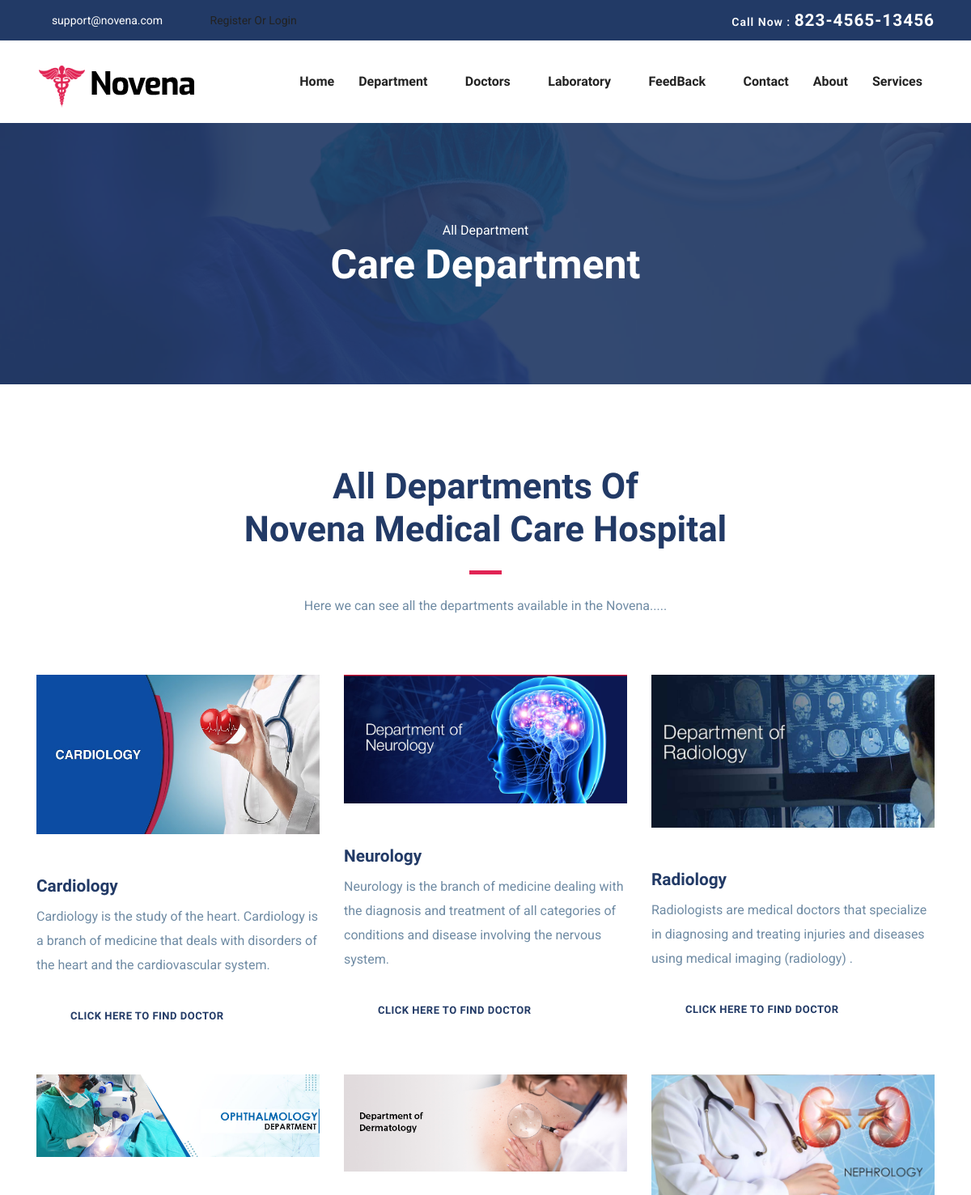
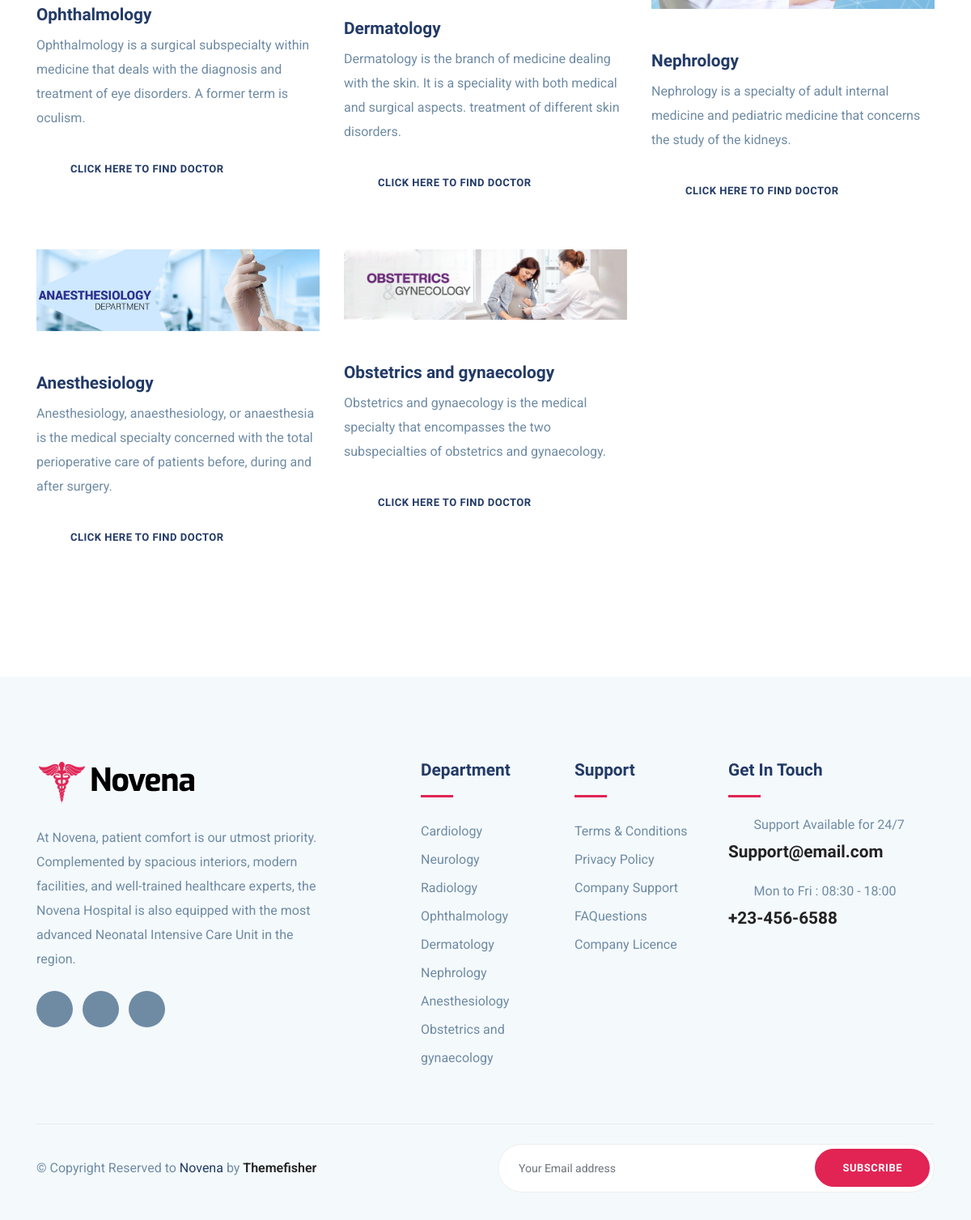
Page /HospitalFrontend/departmentpage/ on the committed database (2 pictures, top to bottom).
### HospitalBackend/models.py (models this page shows)
class DepDB(models.Model):
    Departmentname = models.CharField(max_length=100, null=True, blank=True)
    Description = models.TextField(max_length=300, null=True, blank=True)
    Services = models.TextField(max_length=300, null=True, blank=True)
    DepartmentImages = models.ImageField(upload_to="CategoryImage", null=True, blank=True)

### HospitalFrontend/views.py (the view)
# urls.py: path('departmentpage/', views.departmentpage, name="departmentpage"),
def departmentpage(request):
    dep = DepDB.objects.all()
    return render(request, "department.html", {'dep': dep})

### HospitalFrontend/templates/department.html (shortened to what this page needs)
<!DOCTYPE html>
{% load static %}
<html lang="zxx">
<head>
  <link rel="stylesheet" href="{% static 'hospital/plugins/bootstrap/css/bootstrap.min.css' %}">
  <link rel="stylesheet" href="{% static 'hospital/plugins/icofont/icofont.min.css' %}">
  <link rel="stylesheet" href="{% static 'hospital/plugins/slick-carousel/slick/slick.css' %}">
  <link rel="stylesheet" href="{% static 'hospital/plugins/slick-carousel/slick/slick-theme.css' %}">
  <link rel="stylesheet" href="{% static 'hospital/css/style.css' %}">
</head>
<body id="top">
<header>
	<div class="header-top-bar">
		<div class="container">
			<div class="row align-items-center">
				<div class="col-lg-6">
					<ul class="top-bar-info list-inline-item pl-0 mb-0">
						<li class="list-inline-item"><a href="mailto:support@gmail.com"><i class="icofont-support-faq mr-2"></i>support@novena.com</a></li>
						{% if request.session.Username %}
						<li class="list-inline-item"></li><a href="{% url 'logout' %}"><i class="icofont-location-pin mr-2"></i>{{request.session.Username}}/Logout</a></li>
						 {% else %}
						<li class="list-inline-item"></li><a href="{% url 'signuppage' %}" ><i class="icofont-location-pin mr-2 "></i>Register Or Login</a>
						{% endif %}
					</ul>
				</div>
				<div class="col-lg-6">
					<div class="text-lg-right top-right-bar mt-2 mt-lg-0">
						<a href="tel:+23-345-67890" >
							<span>Call Now : </span>
							<span class="h4">823-4565-13456</span>
						</a>
					</div>
				</div>
			</div>
		</div>
	</div>
	<nav class="navbar navbar-expand-lg navigation" id="navbar">
		<div class="container">
		 	 <a class="navbar-brand" href="index.html">
			  	<img src="{% static 'hospital/images/logo.png' %}" alt="" class="img-fluid">
			  </a>
		  <div class="collapse navbar-collapse" id="navbarmain">
			<ul class="navbar-nav ml-auto">
			  <li class="nav-item active">
				<a class="nav-link" href="{% url 'homepage' %}">Home</a>
			  </li>
			    <li class="nav-item dropdown">
					<a class="nav-link dropdown-toggle" href="department.html" id="dropdown02" data-toggle="dropdown" aria-haspopup="true" aria-expanded="false">Department <i class="icofont-thin-down"></i></a>
			  	</li>
			  	<li class="nav-item dropdown">
					<a class="nav-link dropdown-toggle" href="doctor.html" id="dropdown03" data-toggle="dropdown" aria-haspopup="true" aria-expanded="false">Doctors <i class="icofont-thin-down"></i></a>
			  	</li>
				<li class="nav-item dropdown">
					<a class="nav-link dropdown-toggle" href="doctor.html" id="dropdown03" data-toggle="dropdown" aria-haspopup="true" aria-expanded="false">Laboratory <i class="icofont-thin-down"></i></a>
			  	</li>
			   <li class="nav-item dropdown">
					<a class="nav-link dropdown-toggle" href="blog-sidebar.html" id="dropdown05" data-toggle="dropdown" aria-haspopup="true" aria-expanded="false">FeedBack <i class="icofont-thin-down"></i></a>
			  	</li>
			   <li class="nav-item"><a class="nav-link" href="{% url 'contactpage' %}">Contact</a></li>
				<li class="nav-item"><a class="nav-link" href="{% url 'aboutpage' %}">About</a></li>
			    <li class="nav-item"><a class="nav-link" href="{% url 'servicepage' %}">Services</a></li>
			</ul>
		  </div>
		</div>
	</nav>
</header>
	{% block content %}
<section class="page-title bg-1">
  <div class="container">
    <div class="row">
      <div class="col-md-12">
        <div class="block text-center">
          <span class="text-white">All Department</span>
          <h1 class="text-capitalize mb-5 text-lg">Care Department</h1>
        </div>
      </div>
    </div>
  </div>
</section>
<section class="section service-2">
	<div class="container">
		<div class="row justify-content-center">
			<div class="col-lg-7 text-center">
				<div class="section-title">
					<h2>All Departments Of  <br>Novena Medical Care Hospital</h2>
					<div class="divider mx-auto my-4"></div>
					<p>Here we can see all the departments available in the Novena.....</p>
				</div>
			</div>
		</div>
		<div class="row">
			{% for i in dep %}
			<div class="col-lg-4 col-md-12 ">
				<div class="department-block mb-5">
					<img src="{{i.DepartmentImages.url}}" alt="" class="img-fluid w-100" height="200px" width="200px"><br><br>
					<div class="content">
						<h4 class="mt-4 mb-2 title-color">{{i.Departmentname}}</h4>
						<p class="mb-4">{{i.Description}}</p>
						<form action="{% url 'filter_doctor' dep_name=i.Departmentname %}">
							<button class=" btn btn-outline-primary read-more cofont-simple-right ml-2"> Click here To Find Doctor </button>
						</form>
					</div>
				</div>
			</div>
{% endfor %}
				</div>
			</div>
</section>
{% endblock %}
<footer class="footer section gray-bg">
	<div class="container">
		<div class="row">
			<div class="col-lg-4 mr-auto col-sm-6">
				<div class="widget mb-5 mb-lg-0">
					<div class="logo mb-4">
						<img src="{% static 'hospital/images/logo.png' %}" alt="" class="img-fluid">
					</div>
					<p>At Novena, patient comfort is our utmost priority. Complemented by spacious interiors, modern facilities, and well-trained healthcare experts,
						the Novena Hospital is also equipped with the most advanced Neonatal Intensive Care Unit in the region.</p>
					<ul class="list-inline footer-socials mt-4">
						<li class="list-inline-item"><a href="https://www.facebook.com/themefisher"><i class="icofont-facebook"></i></a></li>
						<li class="list-inline-item"><a href="https://twitter.com/themefisher"><i class="icofont-twitter"></i></a></li>
						<li class="list-inline-item"><a href="https://www.pinterest.com/themefisher/"><i class="icofont-linkedin"></i></a></li>
					</ul>
				</div>
			</div>
			<div class="col-lg-2 col-md-6 col-sm-6">
				<div class="widget mb-5 mb-lg-0">
					<h4 class="text-capitalize mb-3">Department</h4>
					<div class="divider mb-4"></div>
					<ul class="list-unstyled footer-menu lh-35">
						<li><a href="#">Cardiology </a></li>
						<li><a href="#">Neurology</a></li>
						<li><a href="#">Radiology</a></li>
						<li><a href="#">Ophthalmology</a></li>
						<li><a href="#">Dermatology</a></li>
						<li><a href="#">Nephrology</a></li>
						<li><a href="#">Anesthesiology</a></li>
						<li><a href="#">Obstetrics and gynaecology</a></li>
					</ul>
				</div>
			</div>
			<div class="col-lg-2 col-md-6 col-sm-6">
				<div class="widget mb-5 mb-lg-0">
					<h4 class="text-capitalize mb-3">Support</h4>
					<div class="divider mb-4"></div>
					<ul class="list-unstyled footer-menu lh-35">
						<li><a href="#">Terms & Conditions</a></li>
						<li><a href="#">Privacy Policy</a></li>
						<li><a href="#">Company Support </a></li>
						<li><a href="#">FAQuestions</a></li>
						<li><a href="#">Company Licence</a></li>
					</ul>
				</div>
			</div>
			<div class="col-lg-3 col-md-6 col-sm-6">
				<div class="widget widget-contact mb-5 mb-lg-0">
					<h4 class="text-capitalize mb-3">Get in Touch</h4>
					<div class="divider mb-4"></div>
					<div class="footer-contact-block mb-4">
						<div class="icon d-flex align-items-center">
							<i class="icofont-email mr-3"></i>
							<span class="h6 mb-0">Support Available for 24/7</span>
						</div>
						<h4 class="mt-2"><a href="tel:+23-345-67890">Support@email.com</a></h4>
					</div>
					<div class="footer-contact-block">
						<div class="icon d-flex align-items-center">
							<i class="icofont-support mr-3"></i>
							<span class="h6 mb-0">Mon to Fri : 08:30 - 18:00</span>
						</div>
						<h4 class="mt-2"><a href="tel:+23-345-67890">+23-456-6588</a></h4>
					</div>
				</div>
			</div>
		</div>
		<div class="footer-btm py-4 mt-5">
			<div class="row align-items-center justify-content-between">
				<div class="col-lg-6">
					<div class="copyright">
						&copy; Copyright Reserved to <span class="text-color">Novena</span> by <a href="https://themefisher.com/" target="_blank">Themefisher</a>
					</div>
				</div>
				<div class="col-lg-6">
					<div class="subscribe-form text-lg-right mt-5 mt-lg-0">
						<form action="#" class="subscribe">
							<input type="text" class="form-control" placeholder="Your Email address">
							<a href="#" class="btn btn-main-2 btn-round-full">Subscribe</a>
						</form>
					</div>
				</div>
			</div>
		</div>
	</div>
</footer>
  </body>
  </html>

### HospitalFrontend/static/hospital/css/style.css (style rules this page uses)
html { overflow-x: hidden; }
body { line-height: 1.6; font-family: "Roboto", sans-serif; -webkit-font-smoothing: antialiased; font-size: 16px; color: #6F8BA4; font-weight: 400; }
h1, .h1, h2, .h2, h3, .h3, h4, .h4, h5, .h5, h6, .h6 { font-family: "Exo", sans-serif; font-weight: 700; color: #222; }
h1, .h1 { font-size: 2.5rem; }
h2, .h2 { font-size: 44px; }
h4, .h4 { font-size: 1.3rem; line-height: 30px; }
h6, .h6 { font-size: 1rem; }
p { line-height: 30px; }
input[type="email"], input[type="password"], input[type="text"], input[type="tel"] { box-shadow: none; height: 45px; outline: none; font-size: 14px; }
.form-control { box-shadow: none; border-radius: 0; }
.btn { display: inline-block; font-size: 14px; font-size: 0.8125rem; font-weight: 700; letter-spacing: .5px; padding: .75rem 2rem; font-family: "Exo", sans-serif; text-transform: uppercase; border-radius: 5px; border: 2px solid transparent; transition: all .35s ease; }
.btn-main-2 { background: #e12454; color: #fff; border-color: #e12454; }
.btn-round-full { border-radius: 50px; }
.section { padding: 100px 0; }
.text-lg { font-size: 3.75rem; }
a { color: #222; text-decoration: none; transition: all .35s ease; }
.page-title { padding: 120px 0px 70px 0px; position: relative; }
.page-title .block h1 { color: #fff; }
.title-color { color: #223a66; }
.section-title { margin-bottom: 70px; }
.section-title h2 { color: #223a66; }
.text-lg { font-size: 50px; }
.gray-bg { background: #f4f9fc; }
#navbarmain { padding: 20px 0px; }
#navbarmain .nav-link { font-weight: 600; padding: 10px 15px; color: #222; font-family: "Exo", sans-serif; text-transform: capitalize; font-size: 16px; transition: all .25s ease; }
.dropdown-toggle::after { display: none; }
.navbar-brand { margin-top: 10px; }
.header-top-bar { background: #223a66; font-size: 14px; padding: 10px 0px; box-shadow: 0 1px 2px rgba(0, 0, 0, 0.05); color: #fff; }
.top-bar-info li a { color: #fff; margin-right: 20px; }
.top-right-bar a span { color: #fff; font-weight: 600; letter-spacing: 1px; }
.bg-1 { background: url("../images/bg/22.jpg") no-repeat 50% 50%; background-size: cover; position: relative; }
.text-color { color: #223a66; }
.divider { width: 40px; height: 5px; background: #e12454; }
.lh-35 { line-height: 35px; }
.read-more { color: #223a66; }
.footer { padding-bottom: 10px; }
.footer .copyright a { font-weight: 600; }
.logo { font-weight: 600; letter-spacing: 1px; }
.widget .divider { height: 3px; }
.widget h4 { color: #223a66; }
.widget .footer-menu a { color: #6F8BA4; }
.footer-contact-block span { font-weight: 400; color: #6F8BA4; }
.footer-contact-block i { font-size: 20px; }
.footer-btm { border-top: 1px solid rgba(0, 0, 0, 0.06); }
.footer-socials li a { width: 45px; height: 45px; background: #6F8BA4; color: #fff; display: inline-block; text-align: center; border-radius: 100%; padding-top: 12px; }
.subscribe { position: relative; }
.subscribe .form-control { border-radius: 50px; height: 60px; padding-left: 25px; border-color: #eee; }
.subscribe .btn { position: absolute; right: 6px; top: 6px; }

### rows in the picture
DepDB: DepartmentImages (picture), Departmentname "Cardiology", Description "Cardiology is the study of the heart. Cardiology is a branch of medicine that deals with disorders of the heart and the cardiovascular system."
DepDB: DepartmentImages (picture), Departmentname "Neurology", Description "Neurology is the branch of medicine dealing with the diagnosis and treatment of all categories of conditions and disease involving the nervous system."
DepDB: DepartmentImages (picture), Departmentname "Radiology", Description "Radiologists are medical doctors that specialize in diagnosing and treating injuries and diseases using medical imaging (radiology) ."
DepDB: DepartmentImages (picture), Departmentname "Ophthalmology", Description "Ophthalmology is a surgical subspecialty within medicine that deals with the diagnosis and treatment of eye disorders. A former term is oculism."
DepDB: DepartmentImages (picture), Departmentname "Dermatology", Description "Dermatology is the branch of medicine dealing with the skin. It is a speciality with both medical and surgical aspects. treatment of different skin disorders."
DepDB: DepartmentImages (picture), Departmentname "Nephrology", Description "Nephrology is a specialty of adult internal medicine and pediatric medicine that concerns the study of the kidneys."
DepDB: DepartmentImages (picture), Departmentname "Anesthesiology", Description "Anesthesiology, anaesthesiology, or anaesthesia is the medical specialty concerned with the total perioperative care of patients before, during and after surgery."
DepDB: DepartmentImages (picture), Departmentname "Obstetrics and gynaecology", Description "Obstetrics and gynaecology is the medical specialty that encompasses the two subspecialties of obstetrics and gynaecology."
